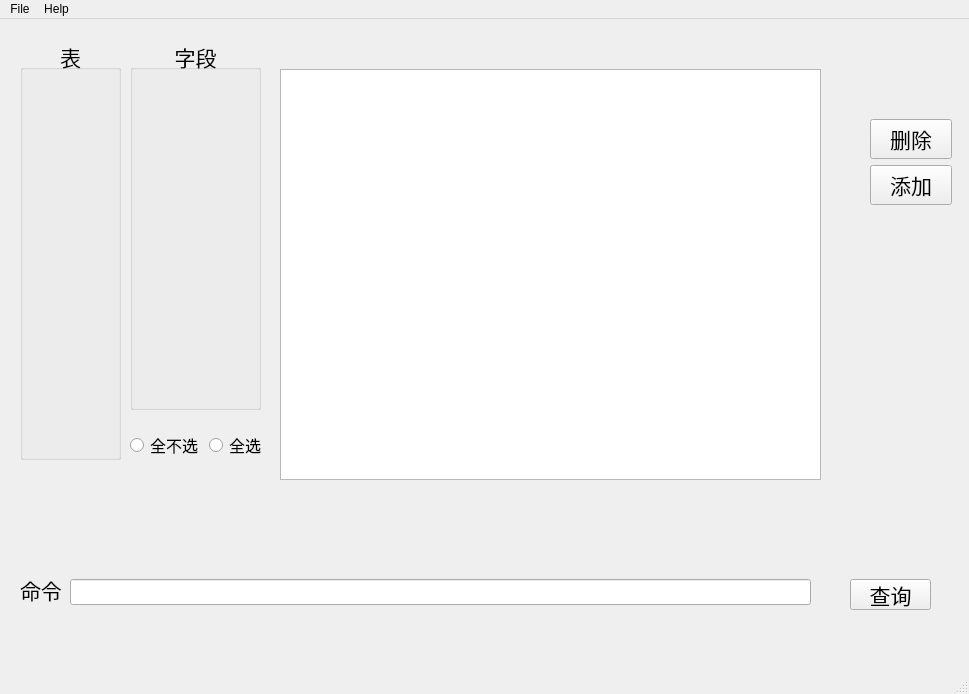
<?xml version="1.0" encoding="UTF-8"?>
<ui version="4.0">
 <class>sqlite3_mainWindow</class>
 <widget class="QMainWindow" name="sqlite3_mainWindow">
  <property name="geometry">
   <rect>
    <x>0</x>
    <y>0</y>
    <width>969</width>
    <height>694</height>
   </rect>
  </property>
  <property name="windowTitle">
   <string>Sqlite3</string>
  </property>
  <widget class="QWidget" name="centralwidget">
   <widget class="QPushButton" name="btn_query">
    <property name="geometry">
     <rect>
      <x>850</x>
      <y>560</y>
      <width>81</width>
      <height>31</height>
     </rect>
    </property>
    <property name="font">
     <font>
      <pointsize>16</pointsize>
     </font>
    </property>
    <property name="text">
     <string>查询</string>
    </property>
   </widget>
   <widget class="QLineEdit" name="lineEdit_commont">
    <property name="geometry">
     <rect>
      <x>70</x>
      <y>560</y>
      <width>741</width>
      <height>26</height>
     </rect>
    </property>
   </widget>
   <widget class="QLabel" name="label_field_2">
    <property name="geometry">
     <rect>
      <x>20</x>
      <y>550</y>
      <width>61</width>
      <height>41</height>
     </rect>
    </property>
    <property name="font">
     <font>
      <pointsize>16</pointsize>
     </font>
    </property>
    <property name="text">
     <string>命令</string>
    </property>
   </widget>
   <widget class="QGroupBox" name="groupBox_table">
    <property name="geometry">
     <rect>
      <x>20</x>
      <y>20</y>
      <width>101</width>
      <height>421</height>
     </rect>
    </property>
    <property name="font">
     <font>
      <pointsize>16</pointsize>
     </font>
    </property>
    <property name="title">
     <string>表</string>
    </property>
    <property name="alignment">
     <set>Qt::AlignCenter</set>
    </property>
   </widget>
   <widget class="QGroupBox" name="groupBox_field">
    <property name="geometry">
     <rect>
      <x>130</x>
      <y>20</y>
      <width>131</width>
      <height>371</height>
     </rect>
    </property>
    <property name="font">
     <font>
      <pointsize>16</pointsize>
     </font>
    </property>
    <property name="title">
     <string>字段</string>
    </property>
    <property name="alignment">
     <set>Qt::AlignCenter</set>
    </property>
   </widget>
   <widget class="QTableView" name="tableView_content">
    <property name="geometry">
     <rect>
      <x>280</x>
      <y>50</y>
      <width>541</width>
      <height>411</height>
     </rect>
    </property>
   </widget>
   <widget class="QWidget" name="">
    <property name="geometry">
     <rect>
      <x>870</x>
      <y>100</y>
      <width>82</width>
      <height>88</height>
     </rect>
    </property>
    <property name="font">
     <font>
      <pointsize>16</pointsize>
     </font>
    </property>
    <layout class="QVBoxLayout" name="verticalLayout_2">
     <item>
      <widget class="QPushButton" name="btn_del">
       <property name="font">
        <font>
         <pointsize>16</pointsize>
        </font>
       </property>
       <property name="text">
        <string>删除</string>
       </property>
      </widget>
     </item>
     <item>
      <widget class="QPushButton" name="btn_add">
       <property name="font">
        <font>
         <pointsize>16</pointsize>
        </font>
       </property>
       <property name="text">
        <string>添加</string>
       </property>
      </widget>
     </item>
    </layout>
   </widget>
   <widget class="QWidget" name="">
    <property name="geometry">
     <rect>
      <x>130</x>
      <y>410</y>
      <width>138</width>
      <height>32</height>
     </rect>
    </property>
    <layout class="QHBoxLayout" name="horizontalLayout">
     <item>
      <widget class="QRadioButton" name="radioBtn_notall">
       <property name="font">
        <font>
         <pointsize>12</pointsize>
        </font>
       </property>
       <property name="text">
        <string>全不选</string>
       </property>
      </widget>
     </item>
     <item>
      <widget class="QRadioButton" name="radioBtn_all">
       <property name="font">
        <font>
         <pointsize>12</pointsize>
        </font>
       </property>
       <property name="text">
        <string>全选</string>
       </property>
      </widget>
     </item>
    </layout>
   </widget>
  </widget>
  <widget class="QStatusBar" name="statusbar"/>
  <widget class="QMenuBar" name="menubar">
   <property name="geometry">
    <rect>
     <x>0</x>
     <y>0</y>
     <width>969</width>
     <height>23</height>
    </rect>
   </property>
   <widget class="QMenu" name="menudsfewrfr">
    <property name="title">
     <string>File</string>
    </property>
    <addaction name="actionOpen_File"/>
    <addaction name="actionClose_File"/>
    <addaction name="separator"/>
    <addaction name="actionExit"/>
   </widget>
   <widget class="QMenu" name="menuHelp">
    <property name="title">
     <string>Help</string>
    </property>
   </widget>
   <addaction name="menudsfewrfr"/>
   <addaction name="menuHelp"/>
  </widget>
  <action name="actionOpen_File">
   <property name="text">
    <string>Open File</string>
   </property>
  </action>
  <action name="actionClose_File">
   <property name="text">
    <string>Close File</string>
   </property>
  </action>
  <action name="actionExit">
   <property name="text">
    <string>Exit</string>
   </property>
  </action>
 </widget>
 <resources/>
 <connections/>
</ui>
